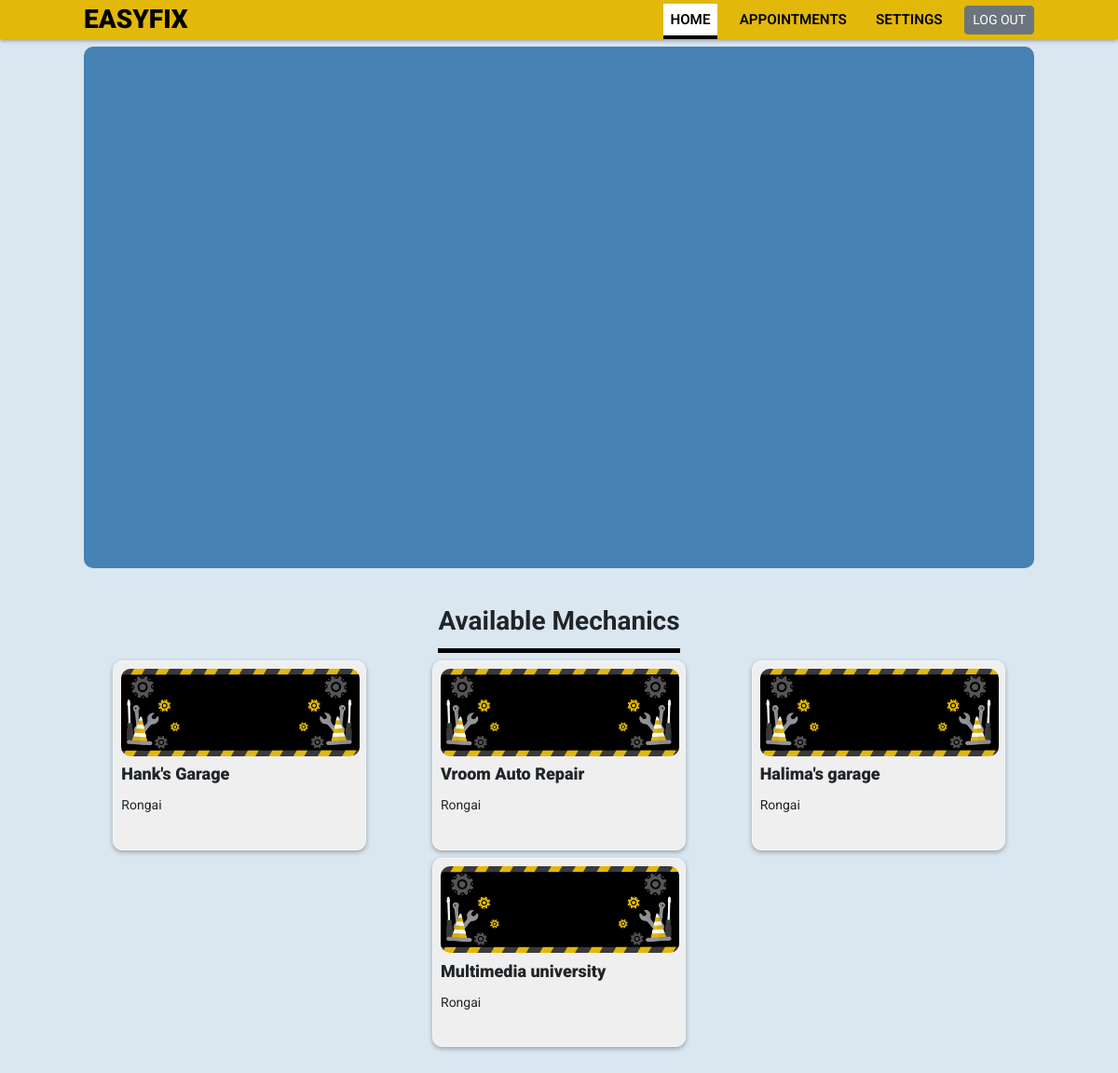
/ (signed in), run on the app's committed database.
### tables this page shows
CREATE TABLE IF NOT EXISTS `mechanic` (
  `mech_id` int(11) NOT NULL AUTO_INCREMENT,
  `name` varchar(50) NOT NULL,
  `town` varchar(20) NOT NULL,
  `description` text NOT NULL,
  `phone` varchar(13) NOT NULL,
  `longitude` double DEFAULT NULL,
  `latitude` double DEFAULT NULL,
  `email` varchar(50) NOT NULL,
  `password` varchar(256) NOT NULL,
  PRIMARY KEY (`mech_id`)
);

### classes/Dbh.classes.php (called while the page is built)
<?php
class Dbh{
    protected function connect(){
      try {
        $username = "ukUyeOj4W9";
        $password = "9cR4Ci60aQ";
        $dbh = new PDO('mysql:host=remotemysql.com;dbname=ukUyeOj4W9', $username, $password);
        return $dbh;
      }
      catch (PDOException $e) {
        print "Error!: " . $e->getMessage() . "<br/>";
        die();
      }
    }
}

### classes/Content.classes.php (called while the page is built, shortened)
<?php
class Content extends Dbh {
    protected function getAllMechanics() {
        $sql = "SELECT * FROM mechanic;";
        $stmt = $this->connect()->prepare($sql);
        if(!$stmt->execute()) {
            $stmt = null;
            header("location: ../index.php?error=stmtfailedContent");
            exit();
        }
        $results = $stmt->fetchAll();
        return $results;
    }
}

### classes/ContentContr.classes.php (called while the page is built, shortened)
<?php
class ContentContr extends Content {
    public function displayAllMechanics() {
        $myVar = $this->getAllMechanics();
        return $myVar;
    }
}

### index.php (the view, shortened to what this page needs)
<?php
    $content = new ContentContr();
    $mechanics = $content->displayAllMechanics();
?>
<!DOCTYPE html>
<html lang="en">
<head>
    <link rel="stylesheet" href="bootstrap/css/bootstrap.css">
    <link rel="stylesheet" href="css/style.css">
</head>
<body>
    <div class="my-navbar-container">
        <div class="my-navbar">
            <div class="my-logo">
                <a href=""><span>EASYFIX</span></a>
            </div>
            <?php if(isset($_SESSION['user_id'])) { ?>
            <ul class="my-menu">
                    <div class="user-loggedIn">
                        <li class="nav-list-item"> <a href="" class="active-link">Home</a> </li>
                        <li class="nav-list-item">
                            <?php if(isset($_SESSION['user_role']) && $_SESSION['user_role'] == "client") { ?>
                                <a href="client-appointments.php">Appointments</a>
                            <?php } elseif(isset($_SESSION['user_role']) && $_SESSION['user_role'] == "mechanic") { ?>
                                <a href="mechanic-appointments.php">Appointments</a>
                            <?php } ?>
                            </li>
                        <?php if(isset($_SESSION['user_role']) && $_SESSION['user_role'] == "mechanic") { ?>
                        <li class="nav-list-item"> <a href="mechanic-settings.php">Settings</a> </li>
                        <?php } ?>
                        <li class="logout-btn">
                            <a href="includes/logout.inc.php" class="btn btn-sm btn-secondary mybtn-nav btn-hamburger">LOG OUT</a>
                        </li>
                    </div>
                <?php  } ?>
            </ul>
        </div>
    </div>
    <div class="body_container">
        <div class="reduced_body">
            <div id="map"> </div>
            <div class="index_page_cards">
                <span>Available Mechanics</span>
                <div class="mechanic_cards_container">
                        <?php for($x=0; $x<sizeof($mechanics); $x++){ ?>
                            <div class="mechanic_card" id=<?php echo $mechanics[$x]['mech_id']?>>
                                <img src="graphics/mechanic-banner.jpg" alt="">
                                <p> <?php echo $mechanics[$x]['name'] ?> </p>
                                <span> <?php echo $mechanics[$x]['town'] ?> </span>
                            </div>
                        <?php } ?>
                </div>
            </div>
        </div>
    </div>
</body>
</html>

### css/style.css (style rules this page uses)
* { box-sizing: border-box; font-family: 'Roboto'; margin: 0; padding: 0; }
:root { font-size: 14px; --primary-color: #E2B80A; --secondary-color: #EFEFEF; }
body { background-color: #4682b433; }
p { margin: 0; }
.my-navbar-container { position: sticky; top: 0; z-index: 10; background-color: var(--primary-color); box-shadow: 0 2px 4px 0 rgba(0,0,0,.3); }
.my-navbar { display: flex; justify-content: space-between; width: 85%; margin: 0 auto; }
.my-navbar .my-logo a { text-decoration: none; font-size: 1.75rem; font-weight: 900; color: #000000; }
.my-menu { display: flex; flex-direction: column; width: 100%; position: fixed; left: -100%; top: 36px; gap: 0; list-style: none; background-color: var(--primary-color); text-align: center; transition: 0.3s; }
.nav-list-item { margin: 20px 0; }
.nav-list-item a { padding: .5em; font-size: .95rem; text-decoration: none; text-transform: uppercase; font-weight: 600; color: black; }
.nav-list-item a:hover, .active-link, .sidebar-item:hover { background-color: white; border-bottom: 4px solid black; }
.btn-hamburger { margin-bottom: 20px; }
.reduced_body { width: 85%; margin: 0 auto; }
#map { height: 70vh; border-radius: 10px; margin: .5em 0; background-color: steelblue; border: 2px solid steelblue; }
.index_page_cards span { display: table; font-size: 1.75rem; font-weight: 700; margin: 0 auto; padding: 1em 0 .3em; border-bottom: thick solid black; }
.mechanic_cards_container { display: flex; flex-wrap: wrap; gap: .5em; justify-content: space-between; padding-top: .5em; padding-bottom: 25em; }
.mechanic_card { display: inline-block; position: relative; max-width: 272px; margin: 0 auto; padding: .5em .5em 2em .5em; box-shadow: 0 2px 5px 0 rgba(0, 0, 0, 0.3); border-radius: 10px; border: 1px solid #f2f8f9; background-color: var(--secondary-color); }
.mechanic_card img { max-width: 256px; border-radius: .625em; }
.mechanic_card p { font-size: 1.125rem; font-weight: 900; padding: 0.3125em 0; }
.mechanic_card span { font-size: 0.875rem; font-weight: 400; border: none; margin: 0; padding: .3125em 0; }
@media only screen and (min-width: 600px) { :root { font-size: 16px; } }
@media only screen and (min-width: 600px) { .my-menu { align-items: flex-end; align-self: center; margin: 0; padding: 0; position: relative; left:0 ; top: 0; } }
@media only screen and (min-width: 600px) { .nav-list-item, .mybtn-nav { margin: 0; } }
@media only screen and (min-width: 600px) { .btn-hamburger { margin-bottom: 0; } }
@media only screen and (min-width: 600px) { .nav-list-item + .nav-list-item { margin-left: 1em; } }
@media only screen and (min-width: 600px) { .logout-btn { margin-left: 1em; } }
@media only screen and (min-width: 600px) { .user-loggedIn { display: flex; align-items: center; } }

### data on the page
mechanic: name "Hank's Garage", town "Rongai"
mechanic: name "Vroom Auto Repair", town "Rongai"
mechanic: name "Halima's garage", town "Rongai"
mechanic: name "Multimedia university", town "Rongai"
